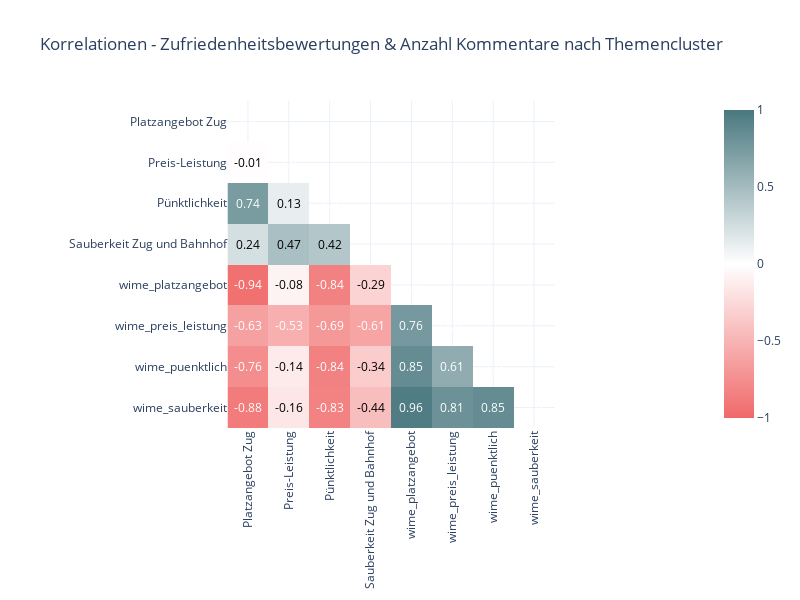

The code cell stored with this chart in its notebook:
### Code cell
import numpy as np

# Define your custom colors
custom_colors = ['#F06969', '#ffffff', '#49787F']  # Replace with your desired color codes

# Create a custom colormap using your custom colors
colorscale = [[i / (len(custom_colors) - 1), color] for i, color in enumerate(custom_colors)]


# create correlation plot with lower triangle masked out
mask = np.triu(np.ones_like(corr_matrix, dtype=bool))
corr_matrix_masked = corr_matrix.mask(mask)
fig = px.imshow(corr_matrix_masked,
                color_continuous_scale=colorscale,
                zmin=-1,
                zmax=1,
                labels=dict(x='', y=''),
                title='Korrelationen - Zufriedenheitsbewertungen & Anzahl Kommentare nach Themencluster')

# add text annotations to cells
for i in range(len(corr_matrix)):
    for j in range(i+1): # only iterate over lower triangle
        fig.add_annotation(x=j, y=i,
                           text=str(round(corr_matrix.iloc[i, j], 2)),
                           font=dict(color='white' if abs(corr_matrix.iloc[i, j]) > 0.5 else 'black'),
                           showarrow=False)

# update layout and save/show figure
fig.update_layout(width=800,
                  height=600,
                  xaxis=dict(tickangle=-90, tickfont=dict(size=12)),
                  template='plotly_white')
pio.write_image(fig, '../../exports/images/correlation_plot_Satisfactiom_Comments.svg')
fig.show()

### Figure 1 — Plotly figure (JSON) as saved in the notebook; plotly's stock layout.template omitted (floating-point values rounded to 4 significant figures)
{"data": [{"coloraxis": "coloraxis", "hovertemplate": "x: %{x}<br>y: %{y}<br>color: %{z}<extra></extra>", "name": "0", "type": "heatmap", "x": ["Platzangebot Zug", "Preis-Leistung", "Pünktlichkeit", "Sauberkeit Zug und Bahnhof", "wime_platzangebot", "wime_preis_leistung", "wime_puenktlich", "wime_sauberkeit"], "xaxis": "x", "y": ["Platzangebot Zug", "Preis-Leistung", "Pünktlichkeit", "Sauberkeit Zug und Bahnhof", "wime_platzangebot", "wime_preis_leistung", "wime_puenktlich", "wime_sauberkeit"], "yaxis": "y", "z": [[null, null, null, null, null, null, null, null], [-0.0139, null, null, null, null, null, null, null], [0.7355, 0.1265, null, null, null, null, null, null], [0.2373, 0.4724, 0.4172, null, null, null, null, null], [-0.944, -0.07877, -0.8406, -0.2934, null, null, null, null], [-0.6267, -0.5307, -0.6888, -0.6066, 0.7566, null, null, null], [-0.76, -0.1383, -0.8403, -0.3416, 0.8519, 0.612, null, null], [-0.8755, -0.1643, -0.8306, -0.4366, 0.9601, 0.8063, 0.8515, null]]}], "layout": {"annotations": [{"font": {"color": "white"}, "showarrow": false, "text": "1.0", "x": 0, "y": 0}, {"font": {"color": "black"}, "showarrow": false, "text": "-0.01", "x": 0, "y": 1}, {"font": {"color": "white"}, "showarrow": false, "text": "1.0", "x": 1, "y": 1}, {"font": {"color": "white"}, "showarrow": false, "text": "0.74", "x": 0, "y": 2}, {"font": {"color": "black"}, "showarrow": false, "text": "0.13", "x": 1, "y": 2}, {"font": {"color": "white"}, "showarrow": false, "text": "1.0", "x": 2, "y": 2}, {"font": {"color": "black"}, "showarrow": false, "text": "0.24", "x": 0, "y": 3}, {"font": {"color": "black"}, "showarrow": false, "text": "0.47", "x": 1, "y": 3}, {"font": {"color": "black"}, "showarrow": false, "text": "0.42", "x": 2, "y": 3}, {"font": {"color": "white"}, "showarrow": false, "text": "1.0", "x": 3, "y": 3}, {"font": {"color": "white"}, "showarrow": false, "text": "-0.94", "x": 0, "y": 4}, {"font": {"color": "black"}, "showarrow": false, "text": "-0.08", "x": 1, "y": 4}, {"font": {"color": "white"}, "showarrow": false, "text": "-0.84", "x": 2, "y": 4}, {"font": {"color": "black"}, "showarrow": false, "text": "-0.29", "x": 3, "y": 4}, {"font": {"color": "white"}, "showarrow": false, "text": "1.0", "x": 4, "y": 4}, {"font": {"color": "white"}, "showarrow": false, "text": "-0.63", "x": 0, "y": 5}, {"font": {"color": "white"}, "showarrow": false, "text": "-0.53", "x": 1, "y": 5}, {"font": {"color": "white"}, "showarrow": false, "text": "-0.69", "x": 2, "y": 5}, {"font": {"color": "white"}, "showarrow": false, "text": "-0.61", "x": 3, "y": 5}, {"font": {"color": "white"}, "showarrow": false, "text": "0.76", "x": 4, "y": 5}, {"font": {"color": "white"}, "showarrow": false, "text": "1.0", "x": 5, "y": 5}, {"font": {"color": "white"}, "showarrow": false, "text": "-0.76", "x": 0, "y": 6}, {"font": {"color": "black"}, "showarrow": false, "text": "-0.14", "x": 1, "y": 6}, {"font": {"color": "white"}, "showarrow": false, "text": "-0.84", "x": 2, "y": 6}, {"font": {"color": "black"}, "showarrow": false, "text": "-0.34", "x": 3, "y": 6}, {"font": {"color": "white"}, "showarrow": false, "text": "0.85", "x": 4, "y": 6}, {"font": {"color": "white"}, "showarrow": false, "text": "0.61", "x": 5, "y": 6}, {"font": {"color": "white"}, "showarrow": false, "text": "1.0", "x": 6, "y": 6}, {"font": {"color": "white"}, "showarrow": false, "text": "-0.88", "x": 0, "y": 7}, {"font": {"color": "black"}, "showarrow": false, "text": "-0.16", "x": 1, "y": 7}, {"font": {"color": "white"}, "showarrow": false, "text": "-0.83", "x": 2, "y": 7}, {"font": {"color": "black"}, "showarrow": false, "text": "-0.44", "x": 3, "y": 7}, {"font": {"color": "white"}, "showarrow": false, "text": "0.96", "x": 4, "y": 7}, {"font": {"color": "white"}, "showarrow": false, "text": "0.81", "x": 5, "y": 7}, {"font": {"color": "white"}, "showarrow": false, "text": "0.85", "x": 6, "y": 7}, {"font": {"color": "white"}, "showarrow": false, "text": "1.0", "x": 7, "y": 7}], "coloraxis": {"cmax": 1, "cmin": -1, "colorscale": [[0, "#F06969"], [0.5, "#ffffff"], [1, "#49787F"]]}, "height": 600, "title": {"text": "Korrelationen - Zufriedenheitsbewertungen & Anzahl Kommentare nach Themencluster"}, "width": 800, "xaxis": {"anchor": "y", "constrain": "domain", "domain": [0, 1], "scaleanchor": "y", "tickangle": -90, "tickfont": {"size": 12}}, "yaxis": {"anchor": "x", "autorange": "reversed", "constrain": "domain", "domain": [0, 1]}}}
